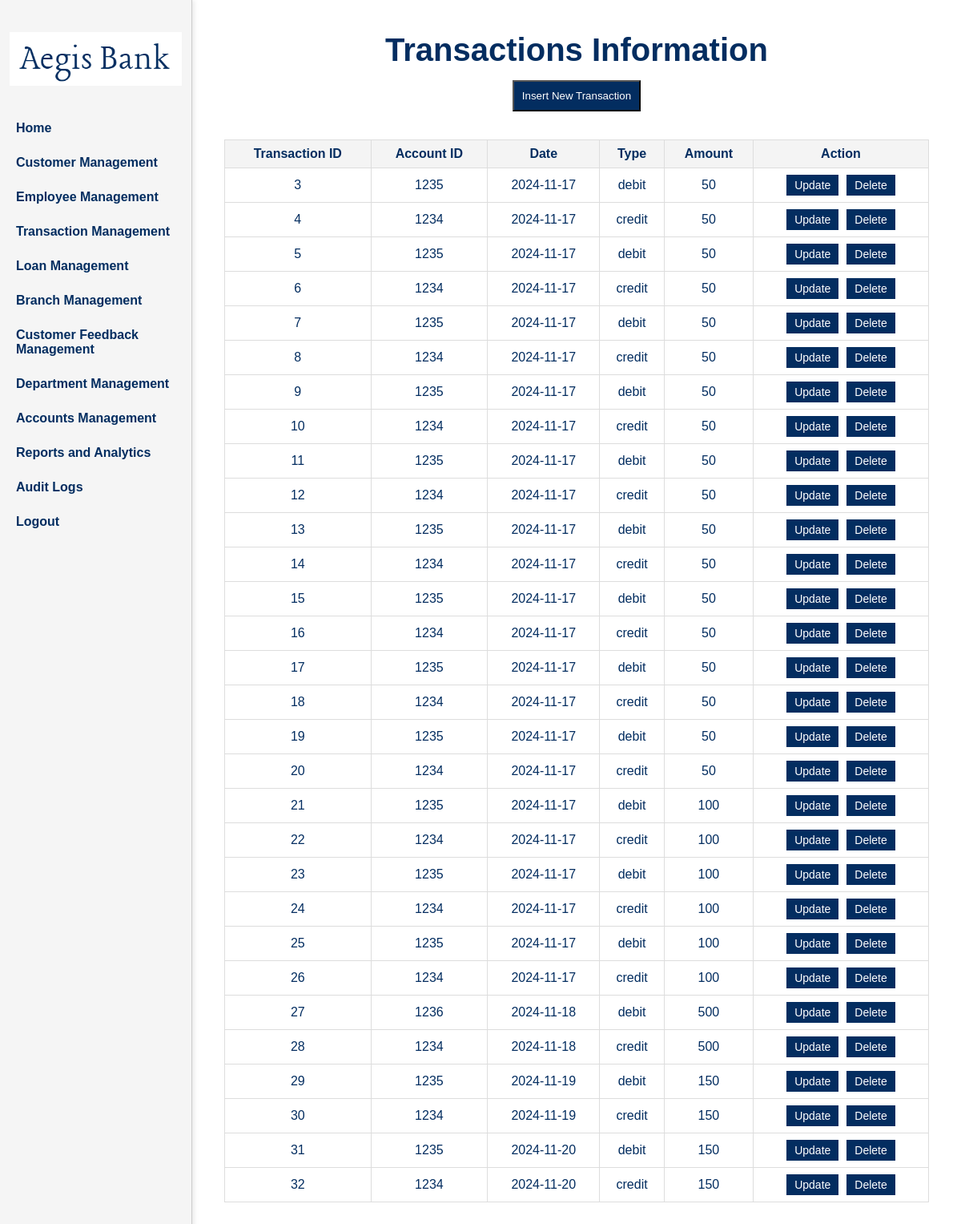
The page /adminpages/manage_transaction.php (signed in) on the database as committed earlier.
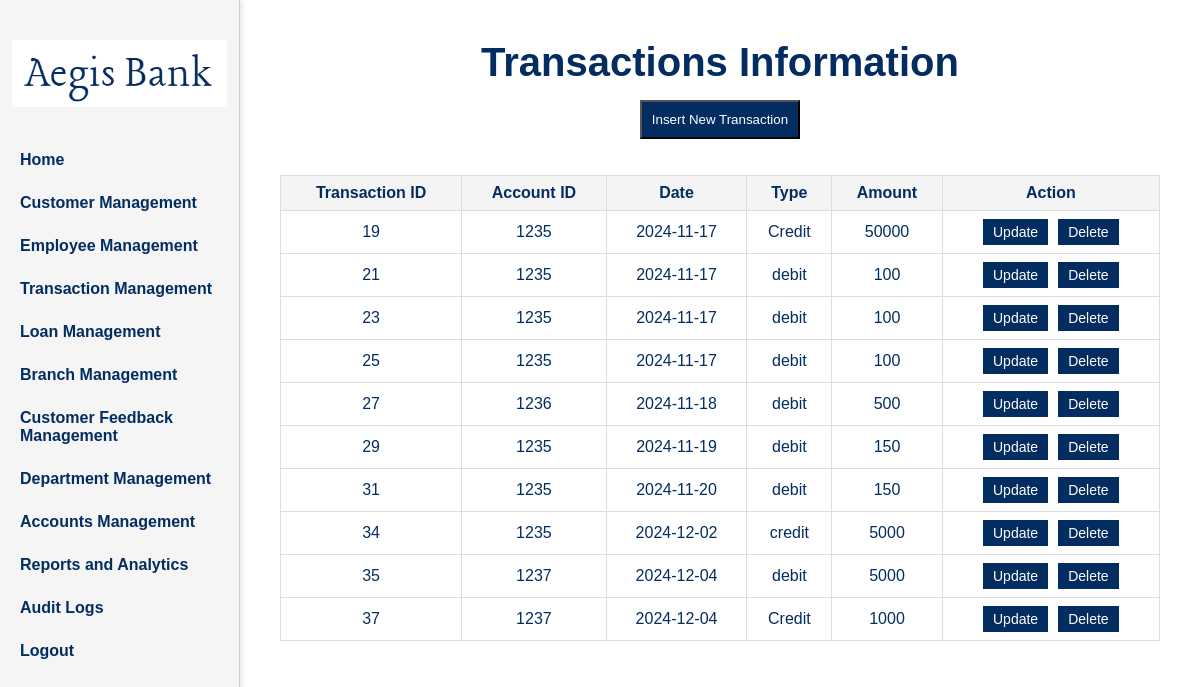
The same page on the database as committed later.
### tables this page shows
CREATE TABLE `transaction` (
  `transactionID` int(11) NOT NULL,
  `account_AccountID` int(20) NOT NULL,
  `transactionDate` date NOT NULL,
  `transactionType` varchar(100) NOT NULL,
  `transactionAmount` double NOT NULL
);

### adminpages/manage_transaction.php (the view, shortened to what this page needs)
<?php
include '../connection.php';
$result = mysqli_query($conn, "SELECT * FROM transaction");
$transactions = mysqli_fetch_all($result, MYSQLI_ASSOC);
?>
<!DOCTYPE html>
<html lang="en">
<head>
    <link rel="stylesheet" href="../css/admintransaction.css">
</head>
<body>
    <div id="main">
        <header class="header">
            <div id="logo" style="padding-top: 20px;">
                <img src="../logo.png" alt="Bank Logo">
            </div>
            <nav class="nav-links">
                <a href="adminhome.php">Home</a>
                <a href="manage_users.php">Customer Management</a>
                <a href="manage_employees.php">Employee Management</a>
                <a href="manage_transaction.php">Transaction Management</a>
                <a href="manage_loan.php">Loan Management</a>
                <a href="manage_branch.php">Branch Management</a>
                <a href="manage_support.php">Customer Feedback Management</a>
                <a href="manage_department.php">Department Management</a>
                <a href="manage_account.php">Accounts Management</a>
                <a href="manage_reports.php">Reports and Analytics</a>
                <a href="manage_audit_logs.php">Audit Logs</a>
                <a href="admin_logout.php">Logout</a>
            </nav>
        </header>
        <div class="user-info">
            <h1>Transactions Information</h1>
            <div class="buttons">
                <button onclick="window.location.href='TransactionManagement/create_tr.php'">Insert New Transaction</button>
            </div>
            <table>
                <thead>
                    <tr>
                    <th>Transaction ID</th>
                    <th>Account ID</th>
                    <th>Date</th>
                    <th>Type</th>
                    <th>Amount</th>
                    <th>Action</th>
                    </tr>
                </thead>
                <tbody>
                    <?php foreach ($transactions as $transaction): ?>
                    <tr>
                        <td><?= htmlspecialchars($transaction['transactionID'] ?? 'N/A'); ?></td>
                        <td><?= htmlspecialchars($transaction['account_AccountID'] ?? 'N/A'); ?></td>
                        <td><?= htmlspecialchars($transaction['transactionDate'] ?? 'N/A'); ?></td>
                        <td><?= htmlspecialchars($transaction['transactionType'] ?? 'N/A'); ?></td>
                        <td><?= htmlspecialchars($transaction['transactionAmount'] ?? 'N/A'); ?></td>
                        <td>
                            <div class="action-buttons">
                            <button class="update"
                                onclick="window.location.href='TransactionManagement/update_tr.php?transactionID=<?= $transaction['transactionID']; ?>'">
                                Update
                            </button>
                            <button class="delete"
                                onclick="if(confirm('Are you sure you want to delete this transaction?'))
                                window.location.href='TransactionManagement/delete_tr.php?transactionID=<?= $transaction['transactionID']; ?>'">
                                Delete
                            </button>
                            </div>
                        </td>
                    </tr>
                    <?php endforeach; ?>
                </tbody>
            </table>
        </div>
    </div>
</body>
</html>

Rows that differ between the two databases and show on the page:
removed transaction: transactionID "3", account_AccountID "1235", transactionDate "2024-11-17", transactionType "debit", transactionAmount "50"
removed transaction: transactionID "4", account_AccountID "1234", transactionDate "2024-11-17", transactionType "credit", transactionAmount "50"
removed transaction: transactionID "5", account_AccountID "1235", transactionDate "2024-11-17", transactionType "debit", transactionAmount "50"
removed transaction: transactionID "6", account_AccountID "1234", transactionDate "2024-11-17", transactionType "credit", transactionAmount "50"
removed transaction: transactionID "7", account_AccountID "1235", transactionDate "2024-11-17", transactionType "debit", transactionAmount "50"
removed transaction: transactionID "8", account_AccountID "1234", transactionDate "2024-11-17", transactionType "credit", transactionAmount "50"
removed transaction: transactionID "9", account_AccountID "1235", transactionDate "2024-11-17", transactionType "debit", transactionAmount "50"
removed transaction: transactionID "10", account_AccountID "1234", transactionDate "2024-11-17", transactionType "credit", transactionAmount "50"
removed transaction: transactionID "11", account_AccountID "1235", transactionDate "2024-11-17", transactionType "debit", transactionAmount "50"
removed transaction: transactionID "12", account_AccountID "1234", transactionDate "2024-11-17", transactionType "credit", transactionAmount "50"
removed transaction: transactionID "13", account_AccountID "1235", transactionDate "2024-11-17", transactionType "debit", transactionAmount "50"
removed transaction: transactionID "14", account_AccountID "1234", transactionDate "2024-11-17", transactionType "credit", transactionAmount "50"
removed transaction: transactionID "15", account_AccountID "1235", transactionDate "2024-11-17", transactionType "debit", transactionAmount "50"
removed transaction: transactionID "16", account_AccountID "1234", transactionDate "2024-11-17", transactionType "credit", transactionAmount "50"
removed transaction: transactionID "17", account_AccountID "1235", transactionDate "2024-11-17", transactionType "debit", transactionAmount "50"
removed transaction: transactionID "18", account_AccountID "1234", transactionDate "2024-11-17", transactionType "credit", transactionAmount "50"
removed transaction: transactionID "20", account_AccountID "1234", transactionDate "2024-11-17", transactionType "credit", transactionAmount "50"
removed transaction: transactionID "22", account_AccountID "1234", transactionDate "2024-11-17", transactionType "credit", transactionAmount "100"
removed transaction: transactionID "24", account_AccountID "1234", transactionDate "2024-11-17", transactionType "credit", transactionAmount "100"
removed transaction: transactionID "26", account_AccountID "1234", transactionDate "2024-11-17", transactionType "credit", transactionAmount "100"
removed transaction: transactionID "28", account_AccountID "1234", transactionDate "2024-11-18", transactionType "credit", transactionAmount "500"
removed transaction: transactionID "30", account_AccountID "1234", transactionDate "2024-11-19", transactionType "credit", transactionAmount "150"
removed transaction: transactionID "32", account_AccountID "1234", transactionDate "2024-11-20", transactionType "credit", transactionAmount "150"
changed transaction id 19: transactionType "debit" → "Credit"; transactionAmount "50" → "50000"
added transaction: transactionID "34", account_AccountID "1235", transactionDate "2024-12-02", transactionType "credit", transactionAmount "5000"
added transaction: transactionID "35", account_AccountID "1237", transactionDate "2024-12-04", transactionType "debit", transactionAmount "5000"
added transaction: transactionID "37", account_AccountID "1237", transactionDate "2024-12-04", transactionType "Credit", transactionAmount "1000"
